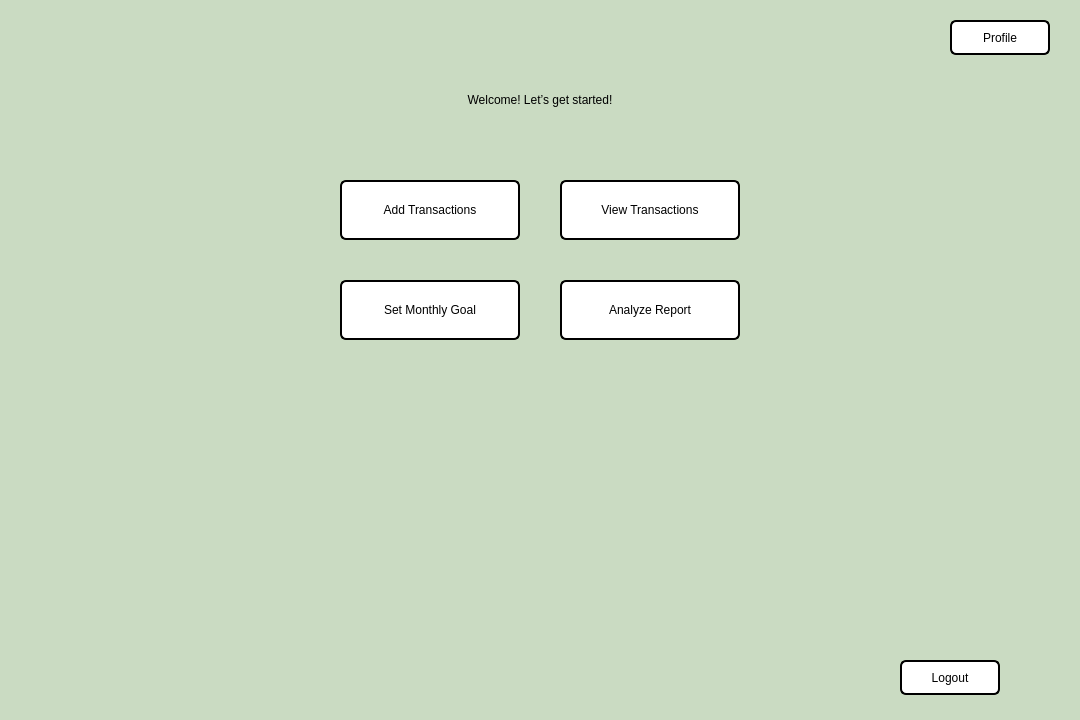
<?xml version="1.0" encoding="UTF-8"?>
<ui version="4.0">
 <class>homepage</class>
 <widget class="QDialog" name="homepage">
  <property name="geometry">
   <rect>
    <x>0</x>
    <y>0</y>
    <width>1080</width>
    <height>720</height>
   </rect>
  </property>
  <property name="windowTitle">
   <string>BudgetBuddy - Home</string>
  </property>
  <property name="styleSheet">
   <string notr="true">
    background-color: rgb(202, 219, 194);
   </string>
  </property>

  <!-- Title -->
  <widget class="QLabel" name="labelTitle">
   <property name="geometry">
    <rect>
     <x>390</x>
     <y>80</y>
     <width>300</width>
     <height>40</height>
    </rect>
   </property>
   <property name="text">
    <string>Welcome! Let’s get started!</string>
   </property>
   <property name="alignment">
    <set>Qt::AlignCenter</set>
   </property>
   <property name="styleSheet">
    <string notr="true">
     font: 600 18pt "Segoe UI";
     color: rgb(0, 0, 0);
   </string>
   </property>
  </widget>

  <!-- Add Transaction -->
  <widget class="QPushButton" name="buttonAddTransaction">
   <property name="geometry">
    <rect>
     <x>340</x>
     <y>180</y>
     <width>180</width>
     <height>60</height>
    </rect>
   </property>
   <property name="text">
    <string>Add Transactions</string>
   </property>
   <property name="styleSheet">
    <string notr="true">
     font: 600 12pt "Segoe UI";
     color: rgb(0, 0, 0);
     background: white;
     border: 2px solid black;
     border-radius: 6px;
   </string>
   </property>
  </widget>

  <!-- View Transactions -->
  <widget class="QPushButton" name="buttonViewTransaction">
   <property name="geometry">
    <rect>
     <x>560</x>
     <y>180</y>
     <width>180</width>
     <height>60</height>
    </rect>
   </property>
   <property name="text">
    <string>View Transactions</string>
   </property>
   <property name="styleSheet">
    <string notr="true">
     font: 600 12pt "Segoe UI";
     color: rgb(0, 0, 0);
     background: white;
     border: 2px solid black;
     border-radius: 6px;
   </string>
   </property>
  </widget>

  <!-- Set Monthly Goal -->
  <widget class="QPushButton" name="buttonSetGoal">
   <property name="geometry">
    <rect>
     <x>340</x>
     <y>280</y>
     <width>180</width>
     <height>60</height>
    </rect>
   </property>
   <property name="text">
    <string>Set Monthly Goal</string>
   </property>
   <property name="styleSheet">
    <string notr="true">
     font: 600 12pt "Segoe UI";
     color: rgb(0, 0, 0);
     background: white;
     border: 2px solid black;
     border-radius: 6px;
   </string>
   </property>
  </widget>

  <!-- Analyze Report -->
  <widget class="QPushButton" name="buttonAnalyzeReport">
   <property name="geometry">
    <rect>
     <x>560</x>
     <y>280</y>
     <width>180</width>
     <height>60</height>
    </rect>
   </property>
   <property name="text">
    <string>Analyze Report</string>
   </property>
   <property name="styleSheet">
    <string notr="true">
     font: 600 12pt "Segoe UI";
     color: rgb(0, 0, 0);
     background: white;
     border: 2px solid black;
     border-radius: 6px;
   </string>
   </property>
  </widget>

  <!-- Profile -->
  <widget class="QPushButton" name="buttonProfile">
   <property name="geometry">
    <rect>
     <x>950</x>
     <y>20</y>
     <width>100</width>
     <height>35</height>
    </rect>
   </property>
   <property name="text">
    <string>Profile</string>
   </property>
   <property name="styleSheet">
    <string notr="true">
     font: 600 11pt "Segoe UI";
     color: rgb(0, 0, 0);
     background: white;
     border: 2px solid black;
     border-radius: 6px;
   </string>
   </property>
  </widget>

  <!-- Logout -->
  <widget class="QPushButton" name="buttonLogout">
   <property name="geometry">
    <rect>
     <x>900</x>
     <y>660</y>
     <width>100</width>
     <height>35</height>
    </rect>
   </property>
   <property name="text">
    <string>Logout</string>
   </property>
   <property name="styleSheet">
    <string notr="true">
     font: 600 11pt "Segoe UI";
     color: rgb(0, 0, 0);
     background: white;
     border: 2px solid black;
     border-radius: 6px;
   </string>
   </property>
  </widget>

 </widget>
 <resources/>
 <connections/>
</ui>
